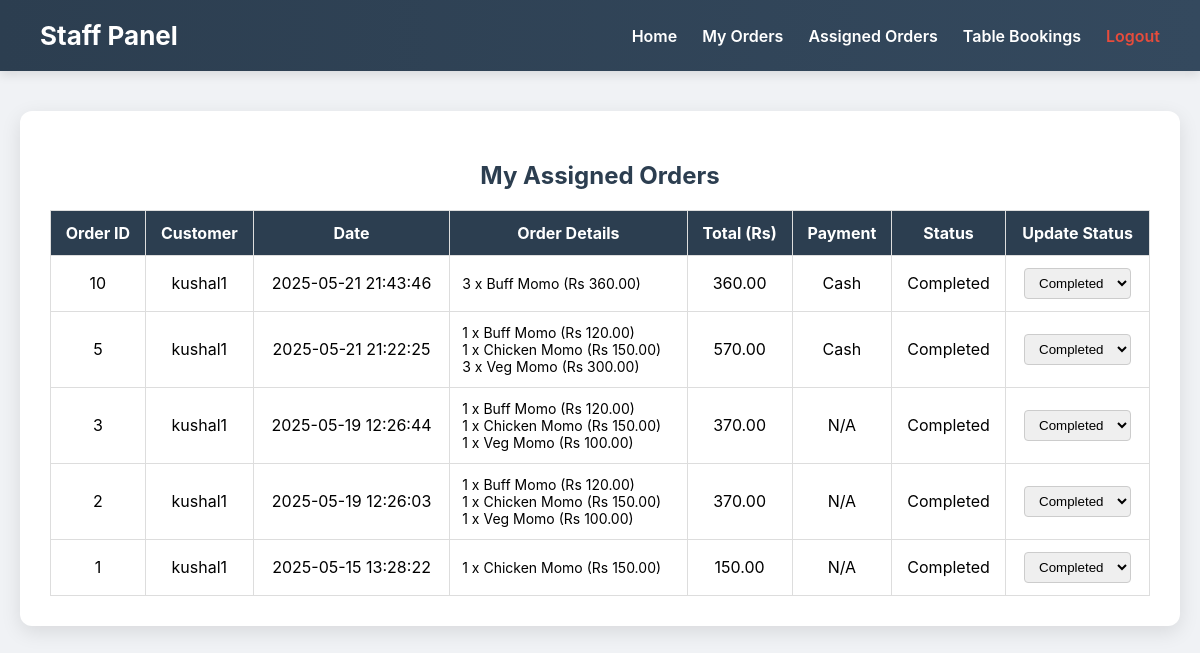
The page /staff_orders.php (signed in) on the database its author committed.
### tables this page shows
CREATE TABLE `orders` (
  `id` int(11) NOT NULL,
  `user_id` int(11) DEFAULT NULL,
  `order_date` datetime DEFAULT current_timestamp(),
  `order_details` text DEFAULT NULL,
  `total` decimal(10,2) NOT NULL,
  `status` varchar(50) DEFAULT NULL,
  `assigned_staff_id` int(11) DEFAULT NULL,
  `payment_method` varchar(50) DEFAULT NULL
);

CREATE TABLE `users` (
  `id` int(11) NOT NULL,
  `username` varchar(50) NOT NULL,
  `password` varchar(255) NOT NULL,
  `role` enum('admin','staff','user') DEFAULT 'user'
);

### staff_orders.php (the view, shortened to what this page needs)
<?php
include 'db_connect.php';
$staffId = $_SESSION['user_id'];
try {
    $stmt = $conn->prepare("
        SELECT
            orders.id,
            orders.order_date,
            orders.total,
            orders.status,
            orders.payment_method,
            orders.order_details,
            u.username AS customer_name
        FROM orders
        JOIN users u ON orders.user_id = u.id
        WHERE orders.assigned_staff_id = :staff_id
        ORDER BY orders.order_date DESC
    ");
    $stmt->execute(['staff_id' => $staffId]);
    $orders = $stmt->fetchAll(PDO::FETCH_ASSOC);
} catch (PDOException $e) {
    die("Database error: " . $e->getMessage());
}
?>
<!DOCTYPE html>
<html lang="en">
<head>
</head>
<body>
<div class="navbar">
    <h1>Staff Panel</h1>
    <ul>
        <li><a href="staff_dashboard.php">Home</a></li>
        <li><a href="staff_orders.php">My Orders</a></li>
        <li><a href="assigned_orders.php">Assigned Orders</a></li>
        <li><a href="table_bookings.php">Table Bookings</a></li>
        <li><a class="logout" href="logout.php">Logout</a></li>
    </ul>
</div>
<div class="container">
    <h2>My Assigned Orders</h2>
    <?php if (empty($orders)): ?>
        <p style="text-align:center;">No orders assigned to you yet.</p>
    <?php else: ?>
        <table>
            <thead>
                <tr>
                    <th>Order ID</th>
                    <th>Customer</th>
                    <th>Date</th>
                    <th>Order Details</th>
                    <th>Total (Rs)</th>
                    <th>Payment</th>
                    <th>Status</th>
                    <th>Update Status</th>
                </tr>
            </thead>
            <tbody>
            <?php foreach ($orders as $order): ?>
                <tr>
                    <td><?= htmlspecialchars($order['id']) ?></td>
                    <td><?= htmlspecialchars($order['customer_name']) ?></td>
                    <td><?= htmlspecialchars($order['order_date']) ?></td>
                    <td class="order-items">
                        <?php
                        $items = json_decode($order['order_details'], true);
                        if (is_array($items)) {
                            foreach ($items as $item) {
                                echo htmlspecialchars("{$item['quantity']} x {$item['name']} (Rs " . number_format($item['subtotal'], 2) . ")") . "<br>";
                            }
                        } else {
                            echo "N/A";
                        }
                        ?>
                    </td>
                    <td><?= number_format($order['total'], 2) ?></td>
                    <td><?= htmlspecialchars($order['payment_method'] ?? 'N/A') ?></td>
                    <td><?= ucfirst(htmlspecialchars($order['status'])) ?></td>
                    <td>
                        <form method="POST" action="update_order_status.php" style="margin:0;">
                            <select name="status" onchange="this.form.submit()">
                                <?php
                                $statuses = ['pending', 'preparing', 'completed', 'cancelled'];
                                foreach ($statuses as $statusOption) {
                                    $selected = ($order['status'] === $statusOption) ? 'selected' : '';
                                    echo "<option value='$statusOption' $selected>" . ucfirst($statusOption) . "</option>";
                                }
                                ?>
                            </select>
                        </form>
                    </td>
                </tr>
            <?php endforeach; ?>
            </tbody>
        </table>
    <?php endif; ?>
</div>
</body>
</html>

### staff_orders.php (style rules this page uses)
body { font-family: 'Inter', sans-serif; background-color: #f0f2f5; margin: 0; padding: 0; }
.navbar { background: linear-gradient(to right, #2c3e50, #34495e); padding: 20px 40px; display: flex; justify-content: space-between; align-items: center; color: white; box-shadow: 0 4px 10px rgba(0,0,0,0.1); }
.navbar h1 { margin: 0; font-size: 26px; }
.navbar ul { list-style: none; display: flex; margin: 0; padding: 0; }
.navbar li { margin-left: 25px; }
.navbar a { color: white; text-decoration: none; font-weight: 600; transition: 0.3s; }
.navbar .logout { color: #e74c3c; }
.container { max-width: 1100px; margin: 40px auto; background-color: white; padding: 30px; border-radius: 12px; box-shadow: 0 6px 20px rgba(0,0,0,0.1); }
h2 { text-align: center; color: #2c3e50; }
table { width: 100%; border-collapse: collapse; margin-top: 20px; }
th, td { padding: 12px; border: 1px solid #ddd; text-align: center; vertical-align: middle; }
th { background: #2c3e50; color: white; }
select { padding: 6px 10px; border-radius: 4px; border: 1px solid #ccc; cursor: pointer; }
form { margin: 0; }
.order-items { text-align: left; font-size: 14px; max-width: 250px; white-space: nowrap; overflow: hidden; text-overflow: ellipsis; }

### rows shown on the page
orders: id "10", user.username "kushal1", order_date "2025-05-21 21:43:46", subtotal "3 x Buff Momo (Rs 360.00)", total "360.00", payment_method "Cash", status "Completed"
orders: id "5", user.username "kushal1", order_date "2025-05-21 21:22:25", subtotal "1 x Buff Momo (Rs 120.00)", subtotal "3 x Veg Momo (Rs 300.00)", total "570.00", payment_method "Cash", status "Completed"
orders: id "1 x Chicken Momo (Rs 150.00)", id "1", user.username "kushal1", order_date "2025-05-15 13:28:22", total "150.00", payment_method "N/A", status "Completed"
orders: id "3", user.username "kushal1", order_date "2025-05-19 12:26:44", subtotal "1 x Buff Momo (Rs 120.00)", subtotal "1 x Veg Momo (Rs 100.00)", total "370.00", payment_method "N/A", status "Completed"
orders: id "2", user.username "kushal1", order_date "2025-05-19 12:26:03", subtotal "1 x Buff Momo (Rs 120.00)", subtotal "1 x Veg Momo (Rs 100.00)", total "370.00", payment_method "N/A", status "Completed"

### other values the page prints
form field status "Completed"
